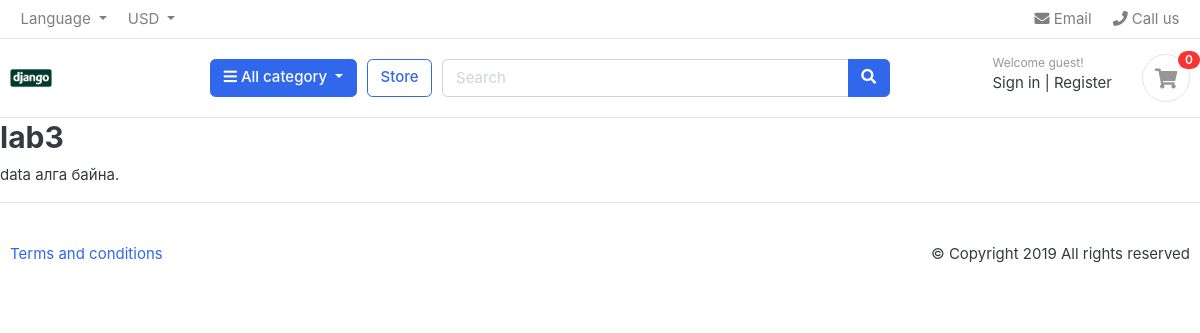
Before: /store/lab3/ with the older database file.
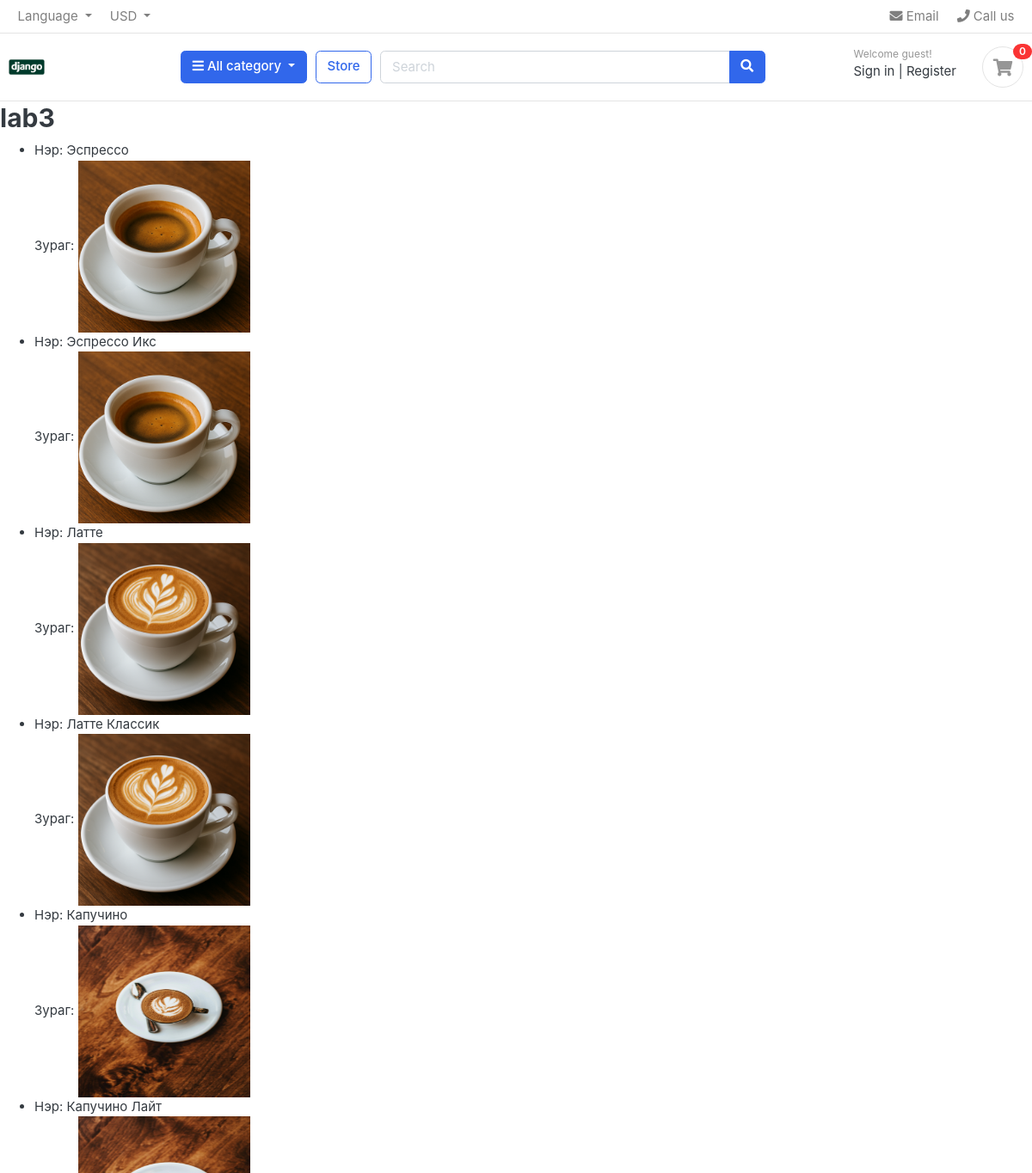
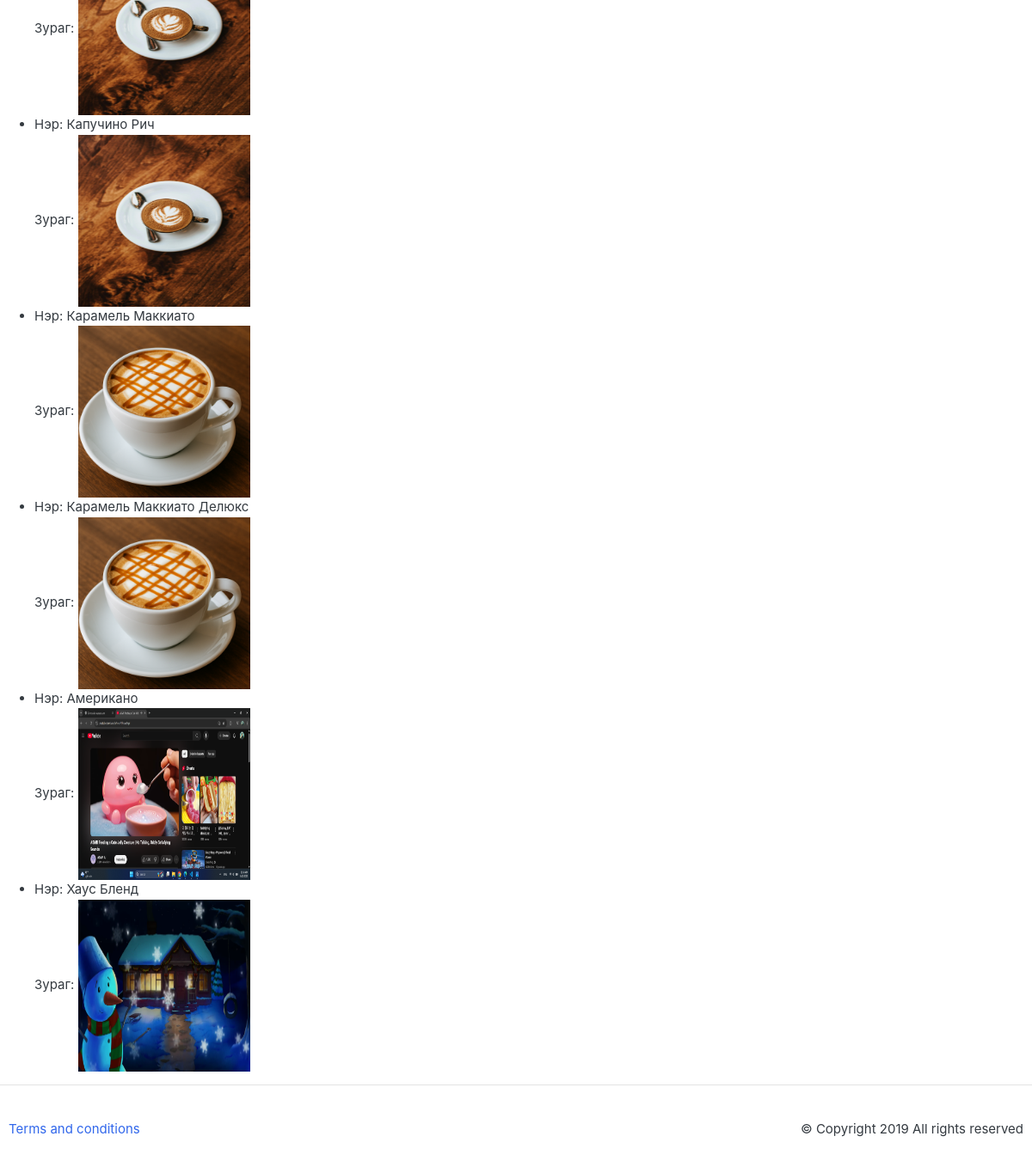
After: the same page with the newer database file (2 pictures, top to bottom).
### shop_app/models.py (models this page shows, shortened)
class Product(models.Model):
    product_name = models.CharField(max_length=200, unique=True)
    slug = models.SlugField(max_length=200, unique=True)
    description = models.TextField(max_length=500, blank=True)
    price = models.IntegerField()
    images = models.ImageField(upload_to='photos/products/')
    stock = models.IntegerField()
    is_available = models.BooleanField(default=True)
    category = models.ForeignKey(Category, on_delete=models.CASCADE)
    created_date = models.DateTimeField(auto_now_add=True)
    modified_date = models.DateTimeField(auto_now=True)
    class Meta:
        db_table = "baraa_tbl"

### shop_app/views.py (the view)
# urls.py: path('lab3/', views.lab3, name="lab3"),
def lab3(request):
    products = Product.objects.all()
    return render(request, "lab3.html", {'products': products})

### shop_app/templates/lab3.html
{% extends 'base.html' %}
{% block content %}
<h2>lab3</h2>
{%if products %}
<ul>
    {% for i in products%}
    <li>Нэр: {{i.product_name}} <br> Зураг: <img src='{{i.images.url}} ' alt="{{i.product_name}} " width="200px" height="200px"></li>
    {%endfor%}
</ul>
{% else %}
<p>data алга байна.</p>
{% endif %}
{% endblock%}

### shop_app/templates/base.html (shortened to what this page needs)
{% load static %}
<!DOCTYPE HTML>
<html lang="en">
<head>
    <link href="{% static 'css/bootstrap.css' %}" rel="stylesheet" type="text/css" />
    <link href="{% static 'fonts/fontawesome/css/all.min.css' %} " type="text/css" rel="stylesheet">
    <link href="{% static 'css/ui.css' %}" rel="stylesheet" type="text/css" />
    <link href="{% static 'css/responsive.css' %} " rel="stylesheet" media="only screen and (max-width: 1200px)" />
</head>
<body>
    {% include 'partials/header.html' %}
    {% block content %}
    {% endblock %}
    {% include 'partials/footer.html' %}
</body>
</html>

### shop_app/templates/partials/header.html (shortened to what this page needs)
{% load static %}
<header class="section-header">
	<nav class="navbar p-md-0 navbar-expand-sm navbar-light border-bottom">
		<div class="container">
			<div class="collapse navbar-collapse" id="navbarTop4">
				<ul class="navbar-nav mr-auto">
					<li class="nav-item dropdown">
						<a href="#" class="nav-link dropdown-toggle" data-toggle="dropdown"> Language </a>
					</li>
					<li class="nav-item dropdown">
						<a href="#" class="nav-link dropdown-toggle" data-toggle="dropdown"> USD </a>
					</li>
				</ul>
				<ul class="navbar-nav">
					<li><a href="#" class="nav-link"> <i class="fa fa-envelope"></i> Email </a></li>
					<li><a href="#" class="nav-link"> <i class="fa fa-phone"></i> Call us </a></li>
				</ul>
			</div>
		</div>
	</nav>
	<section class="header-main border-bottom">
		<div class="container">
			<div class="row align-items-center">
				<div class="col-lg-2 col-md-3 col-6">
					<a href="http://127.0.0.1:8000/store" class="brand-wrap ai-style-change-1">
						<img class="logo" src="/static/images/logo.png">
					</a>
				</div>
				<div class="col-lg col-sm col-md col-6 flex-grow-0">
					<div class="category-wrap dropdown d-inline-block float-right">
						<button type="button" class="btn btn-primary dropdown-toggle" data-toggle="dropdown">
							<i class="fa fa-bars"></i> All category
						</button>
					</div>
				</div>
				<a href="{% url 'store' %}" class="btn btn-outline-primary">Store</a>
				<div class="col-lg  col-md-6 col-sm-12 col">
					<form action="#" class="search">
						<div class="input-group w-100">
							<input type="text" class="form-control" style="width:60%;" placeholder="Search">
							<div class="input-group-append">
								<button class="btn btn-primary" type="submit">
									<i class="fa fa-search"></i>
								</button>
							</div>
						</div>
					</form>
				</div>
				<div class="col-lg-3 col-sm-6 col-8 order-2 order-lg-3">
					<div class="d-flex justify-content-end mb-3 mb-lg-0">
						<div class="widget-header">
							<small class="title text-muted">Welcome guest!</small>
							<div>
								<a href="{% url 'signin' %} ">Sign in</a> <span class="dark-transp"> | </span>
								<a href="{% url 'register' %}"> Register</a>
							</div>
						</div>
						<a href="{% url 'cart' %}" class="widget-header pl-3 ml-3">
							<div class="icon icon-sm rounded-circle border"><i class="fa fa-shopping-cart"></i>
							</div>
							<span class="badge badge-pill badge-danger notify">0</span>
						</a>
					</div>
				</div>
			</div>
		</div>
	</section>

### shop_app/templates/partials/footer.html
<footer class="section-footer border-top padding-y">
	<div class="container">
		<p class="float-md-right">
			&copy Copyright 2019 All rights reserved
		</p>
		<p>
			<a href="#">Terms and conditions</a>
		</p>
	</div>
</footer>

### static/css/ui.css (style rules this page uses)
html { font-family: "Inter", sans-serif; font-size: 15px; }
.icon-xs, .icon-sm, .icon-md, .icon-lg { display: inline-block; text-align: center; flex-shrink: 0; flex-grow: 0; }
.icon-sm { width: 48px; height: 48px; line-height: 48px !important; font-size: 20px; }
.padding-y { padding-top: 40px; padding-bottom: 40px; }
p:last-child { margin-bottom: 0; }
.header-main { position: relative; padding-top: 1rem; padding-bottom: 1rem; }
.brand-wrap .logo, .navbar-brand .logo { margin-right: 7px; max-height: 42px; display: inline-block; }
.widget-header { display: inline-block; vertical-align: middle; position: relative; }
.widget-header a { color: #343a40; }
.widget-header i { color: #969696; }
.widget-header .title { display: block; }
.widget-header .notify { position: absolute; top: -3px; right: -10px; }
.notify { position: absolute; top: -4px; right: -10px; display: inline-block; padding: 0.25em 0.6em; font-size: 12px; line-height: 1; text-align: center; border-radius: 3rem; color: #fff; background-color: #fa3434; }

Changed rows visible on the page:
added Product: product_name "Эспрессо", images (picture)
added Product: product_name "Эспрессо Икс", images (picture)
added Product: product_name "Латте", images (picture)
added Product: product_name "Латте Классик", images (picture)
added Product: product_name "Капучино", images (picture)
added Product: product_name "Капучино Лайт", images (picture)
added Product: product_name "Капучино Рич", images (picture)
added Product: product_name "Карамель Маккиато", images (picture)
added Product: product_name "Карамель Маккиато Делюкс", images (picture)
added Product: product_name "Американо", images (picture)
added Product: product_name "Хаус Бленд", images (picture)
Other visible differences:
text no longer shown: "data алга байна."
